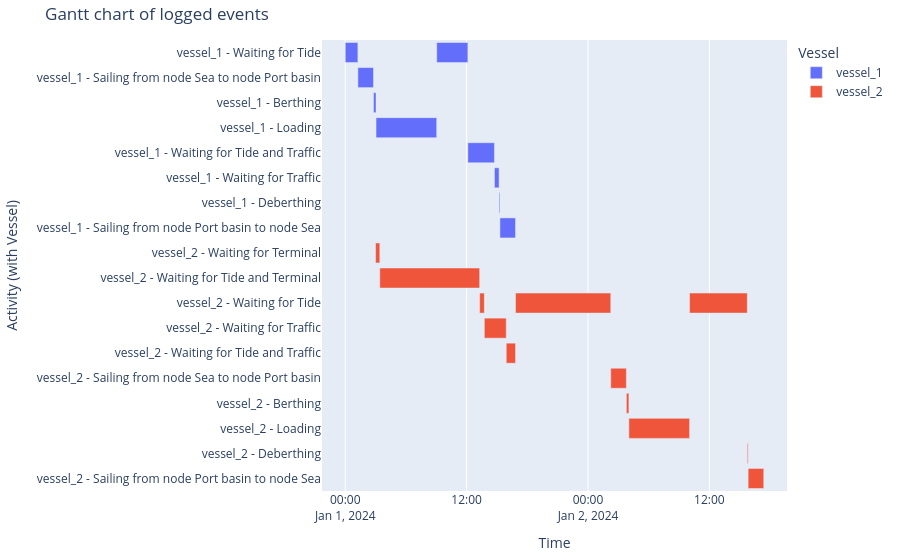

Source (notebook cell):
### Markdown cell above
###### Vessel processes
And the Gantt chart

### Code cell
df_eventtable = logbook2eventtable([vessel_1, vessel_2])
generate_vessel_gantt_chart(df_eventtable)

### Figure 1 — Plotly figure (JSON) as saved in the notebook; plotly's stock layout.template omitted (floating-point values rounded to 4 significant figures)
{"data": [{"base": ["2024-01-01T00:00:00.000000", "2024-01-01T01:15:00.000000", "2024-01-01T02:47:36.000000", "2024-01-01T03:02:36.000000", "2024-01-01T09:02:36.000000", "2024-01-01T12:07:25.000000", "2024-01-01T14:45:00.000000", "2024-01-01T15:12:36.000000", "2024-01-01T15:17:36.000000"], "hovertemplate": "object name=vessel_1<br>start time=%{base}<br>stop time=%{x}<br>activity label=%{y}<extra></extra>", "legendgroup": "vessel_1", "marker": {"color": "#636efa", "pattern": {"shape": ""}}, "name": "vessel_1", "orientation": "h", "showlegend": true, "textposition": "auto", "type": "bar", "x": [4500000, 5556000, 900000, 21600000, 11089000, 9455000, 1656000, 300000, 5556000], "xaxis": "x", "y": ["vessel_1 - Waiting for Tide", "vessel_1 - Sailing from node Sea to node Port basin", "vessel_1 - Berthing", "vessel_1 - Loading", "vessel_1 - Waiting for Tide", "vessel_1 - Waiting for Tide and Traffic", "vessel_1 - Waiting for Traffic", "vessel_1 - Deberthing", "vessel_1 - Sailing from node Port basin to node Sea"], "yaxis": "y"}, {"base": ["2024-01-01T03:00:00.000000", "2024-01-01T03:25:00.000000", "2024-01-01T13:17:24.000000", "2024-01-01T13:45:01.000000", "2024-01-01T15:55:00.000000", "2024-01-01T16:50:12.000000", "2024-01-02T02:15:00.000000", "2024-01-02T03:47:36.000000", "2024-01-02T04:02:36.000000", "2024-01-02T10:02:36.000000", "2024-01-02T15:45:00.000000", "2024-01-02T15:50:00.000000"], "hovertemplate": "object name=vessel_2<br>start time=%{base}<br>stop time=%{x}<br>activity label=%{y}<extra></extra>", "legendgroup": "vessel_2", "marker": {"color": "#EF553B", "pattern": {"shape": ""}}, "name": "vessel_2", "orientation": "h", "showlegend": true, "textposition": "auto", "type": "bar", "x": [1500000, 35544000, 1657000, 7799000, 3312000, 33888000, 5556000, 900000, 21600000, 20544000, 300000, 5556000], "xaxis": "x", "y": ["vessel_2 - Waiting for Terminal", "vessel_2 - Waiting for Tide and Terminal", "vessel_2 - Waiting for Tide", "vessel_2 - Waiting for Traffic", "vessel_2 - Waiting for Tide and Traffic", "vessel_2 - Waiting for Tide", "vessel_2 - Sailing from node Sea to node Port basin", "vessel_2 - Berthing", "vessel_2 - Loading", "vessel_2 - Waiting for Tide", "vessel_2 - Deberthing", "vessel_2 - Sailing from node Port basin to node Sea"], "yaxis": "y"}], "layout": {"barmode": "overlay", "legend": {"title": {"text": "Vessel"}, "tracegroupgap": 0}, "margin": {"b": 20, "l": 20, "r": 20, "t": 40}, "title": {"text": "Gantt chart of logged events"}, "xaxis": {"anchor": "y", "domain": [0, 1], "title": {"text": "Time"}, "type": "date"}, "yaxis": {"anchor": "x", "autorange": "reversed", "domain": [0, 1], "title": {"text": "Activity (with Vessel)"}}}}
